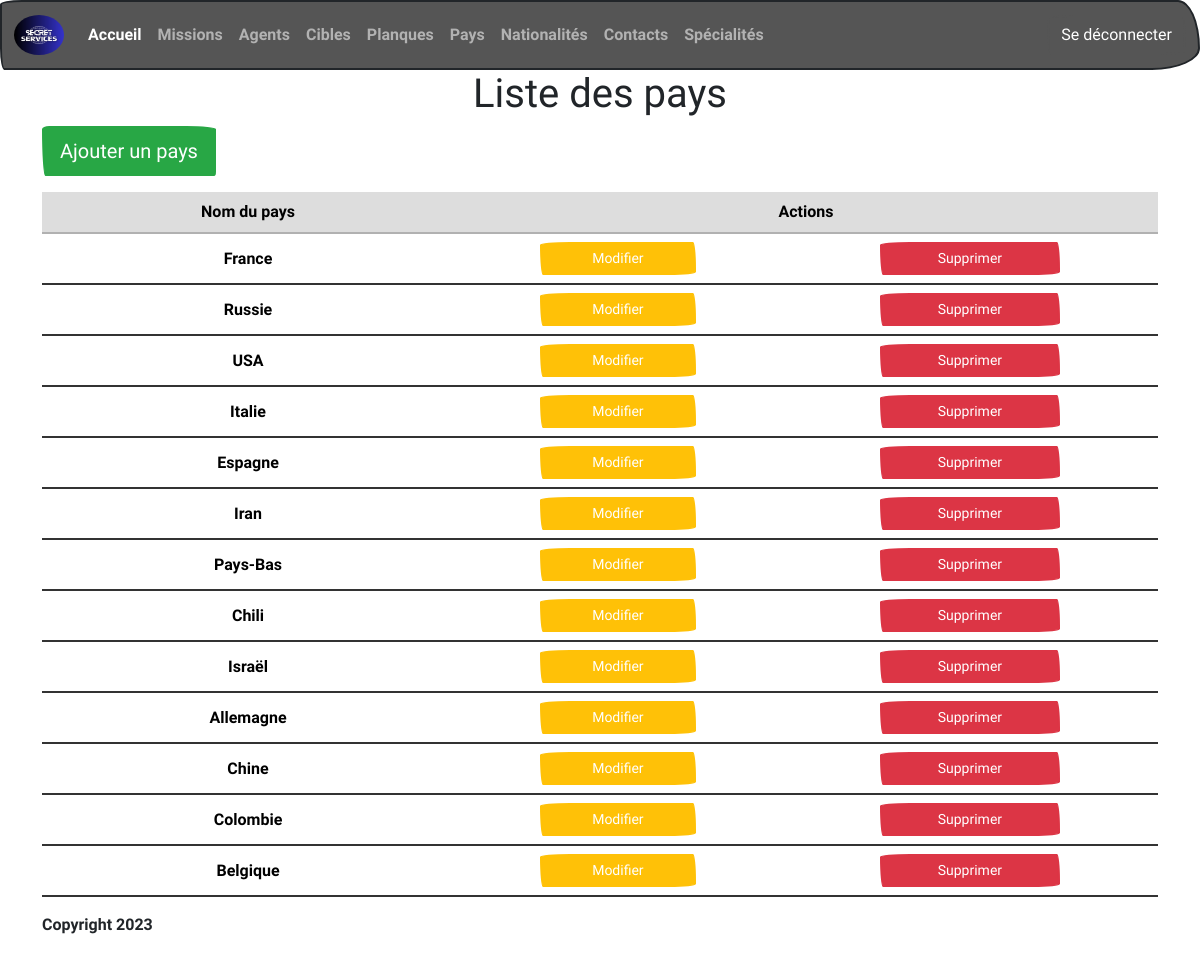
Page /country (signed in) on the committed database.
### tables this page shows
CREATE TABLE IF NOT EXISTS `country` (
  `id` int(11) NOT NULL AUTO_INCREMENT,
  `name` varchar(50) NOT NULL,
  PRIMARY KEY (`id`)
);

### controllers/CountryController.php (called while the page is built, shortened)
<?php
require_once 'models/managers/CountryManager.php';
class CountryController
{
    protected $countryManager;
    public function __construct()
    {
        $this->countryManager = new CountryManager;
    }
    public function index()
    {
        $countries = $this->countryManager->showCountryList();
        require_once 'views/country/countryList.php';
    }
}

### index.php (called while the page is built, shortened)
<?php
require_once 'controllers/CountryController.php';
$router = new Router();
$router->addRoute('GET', BASE_URL . '/', 'HomeController', 'index');
$router->addRoute('POST', BASE_URL . '/search', 'SearchController', 'index');
$router->addRoute('GET', BASE_URL . '/login', 'LoginController', 'index');
$router->addRoute('POST', BASE_URL . '/login', 'LoginController', 'login');
$router->addRoute('GET', BASE_URL . '/logout', 'LogoutController', 'logout');
$router->addRoute('GET', BASE_URL . '/country', 'CountryController', 'index');
$router->addRoute('GET', BASE_URL . '/country/add', 'CountryController', 'addCountry');
$router->addRoute('POST', BASE_URL . '/country/add', 'CountryController', 'countryAddedToDatabase');
$router->addRoute('POST', BASE_URL . '/country/edit', 'CountryController', 'editCountry');
$router->addRoute('POST', BASE_URL . '/country/editOk', 'CountryController', 'editCountryInDatabase');
$router->addRoute('POST', BASE_URL . '/country', 'CountryController', 'deleteCountryFromDatabase');
$router->addRoute('GET', BASE_URL . '/nationality', 'NationalityController', 'index');
$router->addRoute('GET', BASE_URL . '/nationality/add', 'NationalityController', 'addNationality');
$router->addRoute('POST', BASE_URL . '/nationality/add', 'NationalityController', 'nationalityAddedToDatabase');
$router->addRoute('POST', BASE_URL . '/nationality/edit', 'NationalityController', 'editNationality');
$router->addRoute('POST', BASE_URL . '/nationality/editOk', 'NationalityController', 'editNationalityInDatabase');
$router->addRoute('POST', BASE_URL . '/nationality', 'NationalityController', 'deleteNationalityFromDatabase');
$router->addRoute('GET', BASE_URL . '/hideout', 'HideoutController', 'index');
$router->addRoute('GET', BASE_URL . '/hideout/add', 'HideoutController', 'addHideout');
$router->addRoute('POST', BASE_URL . '/hideout/add', 'HideoutController', 'hideoutAddedToDatabase');
$router->addRoute('POST', BASE_URL . '/hideout/edit', 'HideoutController', 'editHideout');
$router->addRoute('POST', BASE_URL . '/hideout/editOk', 'HideoutController', 'editHideoutInDatabase');
$router->addRoute('POST', BASE_URL . '/hideout', 'HideoutController', 'deleteHideoutFromDatabase');
$router->addRoute('GET', BASE_URL . '/target', 'TargetController', 'index');
$router->addRoute('GET', BASE_URL . '/target/add', 'TargetController', 'addTarget');
$router->addRoute('POST', BASE_URL . '/target/add', 'TargetController', 'targetAddedToDatabase');
$router->addRoute('POST', BASE_URL . '/target/edit', 'TargetController', 'editTarget');
$router->addRoute('POST', BASE_URL . '/target/editOk', 'TargetController', 'editTargetInDatabase');
$router->addRoute('POST', BASE_URL . '/target', 'TargetController', 'deleteTargetFromDatabase');
$router->addRoute('GET', BASE_URL . '/contact', 'ContactController', 'index');
$router->addRoute('GET', BASE_URL . '/contact/add', 'ContactController', 'addContact');
$router->addRoute('POST', BASE_URL . '/contact/add', 'ContactController', 'contactAddedToDatabase');
$router->addRoute('POST', BASE_URL . '/contact/edit', 'ContactController', 'editContact');
$router->addRoute('POST', BASE_URL . '/contact/editOk', 'ContactController', 'editContactInDatabase');
$router->addRoute('POST', BASE_URL . '/contact', 'ContactController', 'deleteContactFromDatabase');
$router->addRoute('GET', BASE_URL . '/agent', 'AgentController', 'index');
$router->addRoute('GET', BASE_URL . '/agent/add', 'AgentController', 'addAgent');
$router->addRoute('POST', BASE_URL . '/agent/add', 'AgentController', 'agentAddedToDatabase');
$router->addRoute('POST', BASE_URL . '/agent/edit', 'AgentController', 'editAgent');
$router->addRoute('POST', BASE_URL . '/agent/editOk', 'AgentController', 'editAgentInDatabase');
$router->addRoute('POST', BASE_URL . '/agent', 'AgentController', 'deleteAgentFromDatabase');
$router->addRoute('GET', BASE_URL . '/mission', 'MissionController', 'index');
$router->addRoute('GET', BASE_URL . '/mission/add', 'MissionController', 'addMission');
$router->addRoute('POST', BASE_URL . '/mission/add', 'MissionController', 'missionAddedInDatabase');
$router->addRoute('POST', BASE_URL . '/mission/edit', 'MissionController', 'editMission');
$router->addRoute('POST', BASE_URL . '/mission/editOk', 'MissionController', 'editMissionInDatabase');
$router->addRoute('POST', BASE_URL . '/mission', 'MissionController', 'deleteMissionFromDatabase');
$router->addRoute('GET', BASE_URL . '/speciality', 'SpecialityController', 'index');
$router->addRoute('GET', BASE_URL . '/speciality/add', 'SpecialityController', 'addSpeciality');
$router->addRoute('POST', BASE_URL . '/speciality/add', 'SpecialityController', 'specialityAddedInDatabase');
$router->addRoute('POST', BASE_URL . '/speciality/edit', 'SpecialityController', 'editSpeciality');
$router->addRoute('POST', BASE_URL . '/speciality/editOk', 'SpecialityController', 'editSpecialityInDatabase');
$router->addRoute('POST', BASE_URL . '/speciality', 'SpecialityController', 'deleteSpecialityFromDatabase');
$method = $_SERVER['REQUEST_METHOD'];
$uri = $_SERVER['REQUEST_URI'];
$handler = $router->getHandler($method, $uri);
$controller = new $handler['controller']();
$action = $handler['action'];
$controller->$action();

### models/Model.php (called while the page is built, shortened)
<?php
abstract class Model
{
    private static $pdo;
    private static function setDatabase()
    {
        $host = 'localhost';
        $username = 'root';
        $password = '';
        $dbname = 'spy_agency';
        self::$pdo = new PDO('mysql:host=' . $host . ';port=3307;dbname=' . $dbname . ';charset=utf8', $username, $password);
        self::$pdo->setAttribute(PDO::ATTR_ERRMODE, PDO::ERRMODE_WARNING);
    }
    protected function getDatabase()
    {
        return self::$pdo;
    }
}

### models/managers/CountryManager.php (called while the page is built, shortened)
<?php
require_once 'models/Model.php';
require_once 'models/classes/Country.php';
class CountryManager extends Model
{
    public function showCountryList()
    {
        try {
            $req = 'SELECT * FROM country';
            $stmt = $this->getDatabase()->prepare($req);
            if ($stmt->execute()) {
                return $stmt->fetchAll(PDO::FETCH_ASSOC);
              }
        } catch (PDOException $e) {
            $e->getMessage();
        }
    }
}

### models/classes/Country.php (called while the page is built, shortened)
<?php
class Country
{
    private string $name;
    public function __construct(int $id, string $name)
    {
        $this->name = $name;
    }
    public function getName(): string
    {
        return $this->name;
    }
}

### views/country/countryList.php (the view, shortened to what this page needs)
<?php
if (isset($_SESSION['connect']) && $_SESSION['role'] === '["ROLE_ADMIN"]') {
?>
  <h1 class="text-center">Liste des pays</h1>
  <a href="<?= BASE_URL ?>/country/add" class="btn btn-success btn-lg">Ajouter un pays</a>
  <table class="table table-hover text-center mt-3">
    <thead>
      <tr class="table-secondary">
        <th scope="col">Nom du pays</th>
        <th scope="col" colspan="2">Actions</th>
      </tr>
    </thead>
    <tbody>
      <?php
      foreach ($countries as $country) :
        $country = new Country($country['id'], $country['name']);
      ?>
        <tr>
          <td class="align-middle"><?= $country->getName(); ?></td>
          <td class="align-middle">
            <form action="<?= BASE_URL ?>/country/edit" method="POST">
              <div class="d-grid gap-2 col-6 mx-auto">
                <button type="submit" class="btn btn-warning btn-sm">Modifier</button>
              </div>
            </form>
          </td>
          <td class="align-middle">
            <form action="<?= BASE_URL ?>/country" method="POST" onSubmit="return confirm('Êtes-vous sûr?');">
              <div class="d-grid gap-2 col-6 mx-auto">
                <button type="submit" class="btn btn-danger btn-sm">Supprimer</button>
              </div>
            </form>
          </td>
        </tr>
      <?php
      endforeach;
      ?>
    </tbody>
  </table>
<?php
}
?>
<?php
require('views/global/layout.php');
?>

### rows in the picture
country: name "France"
country: name "Russie"
country: name "USA"
country: name "Italie"
country: name "Espagne"
country: name "Iran"
country: name "Pays-Bas"
country: name "Chili"
country: name "Israël"
country: name "Allemagne"
country: name "Chine"
country: name "Colombie"
country: name "Belgique"
